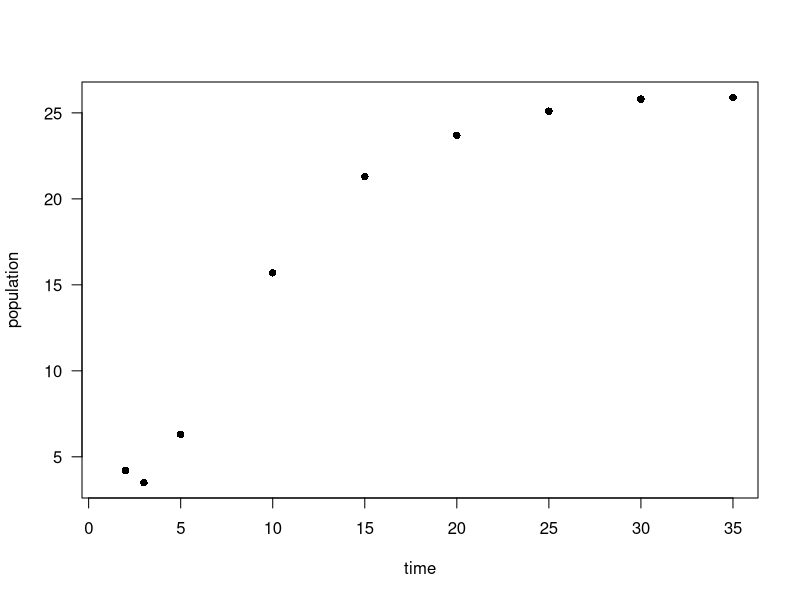

Recreate this plot in R. (Note: this script raises an error after producing the figure.)
# logistic model fitting example code
# http://strata.uga.edu/8370/lecturenotes/nonlinearRegression.html

time <- c(1,2,3,5,10,15,20,25,30,35)
population <- c(NA,4.2,3.5,6.3,15.7,21.3,23.7,25.1,25.8,25.9)
plot(time, population, las=1, pch=16)

logisticModel <- nls(population ~ K / (1 + exp(Po + r * time)), start=list(Po=5, r=2, K=5))

logisticModel <- nls(population~K/(1+exp(Po+r*time)), start=list(Po=0, r=-0.211, K=30))


# to find r, use a values of p, t from middle of data set and solve for r:
t=15
p.mid=population[which(time==t)]; p.mid
Po = 0; K =30

r = (1/t) * (log((K-p.mid)/p.mid) - Po); r
logisticModel <- nls(population~K/(1+exp(Po+r*time)), start=list(Po=0, r=r, K=30))

summary(logisticModel)
coef(logisticModel)
confint(logisticModel)

x <- seq(min(time), max(time), length=100)
y <- predict(logisticModel, list(time=x))
points(x, y, type='l', col='blue')

# initial guesses
Po = 0; K = end.plant.wt

# to find r, use a values of p, t from middle of data set and solve for r:
x[46,]
p.mid = 0.1; t = 48 
r = (1/t) * (log((K-p.mid)/p.mid) - Po)
K; r

dat.backup <- dat
# dat <- dat[-1,]
mass <- dat$saturated_mass_kg
time <- dat$date
logmod <- nls(mass ~ K / (1 + exp(Po + r * time)), 
              start=list(Po=Po, r=r, K=K))


# self-starting logistic
ssl <- nls(mass ~ SSlogis(time, a, b, c))
ssl <- nls(mass ~ SSfpl(time, a, b, c, d))

summary(ssl)
xv <- seq(0, time[length(time)], 1)
yv <- predict(ssl, newdata = list(time = xv))
yv <- as.numeric(yv)
plot(time, mass)
lines(xv, yv)
